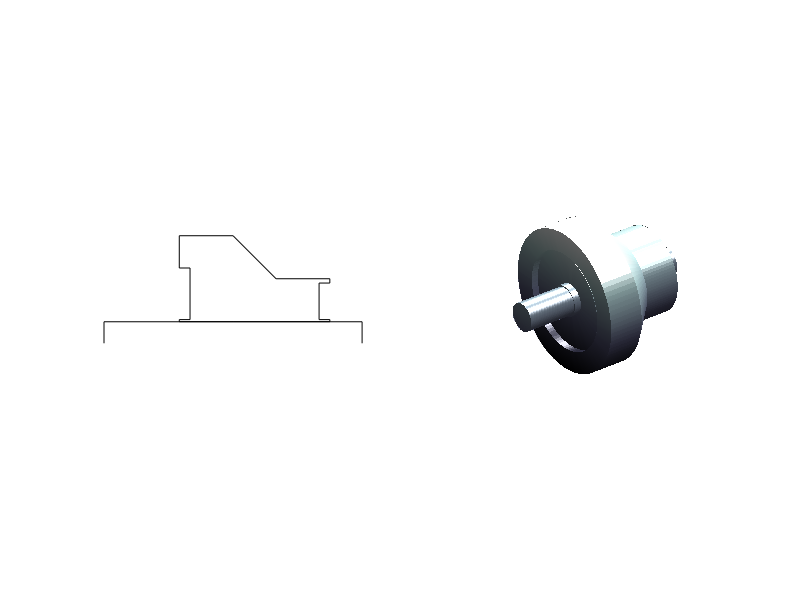

This figure's MATLAB source: (Note: this script raises an error after producing the figure.)
% Rotating an irregular shape
function main
clear
clc
close all
    u = [0 0 3 3 1.75 1.75 2 2 1.75 1.75 3 4 ...
        5.25 5.25 5 5 5.25 5.25 3 3 6 6];
    v = [0 .5 .5 .502 .502 .55 .55 1.75 1.75 ...
        2.5 2.5 1.5 1.5 1.4 1.4 ...
        .55 .55 .502 .502 .5 .5 0];
    subplot(1, 2, 1)
    plot(u, v, 'k')
    axis equal, axis off
    facets = 200;
    subplot(1, 2, 2)
    th = linspace(0, 2*pi);
    [xx tth] = meshgrid(u, th);
    rr = meshgrid(v, th);
    yy = rr.*cos(tth);
    zz = rr.*sin(tth);
    surf(xx, yy, zz);
    shading interp
    axis equal, axis tight, axis off
    colormap bone
    lightangle(60, 45)
    lightangle(140, 45)
    alpha(0.8)
end
